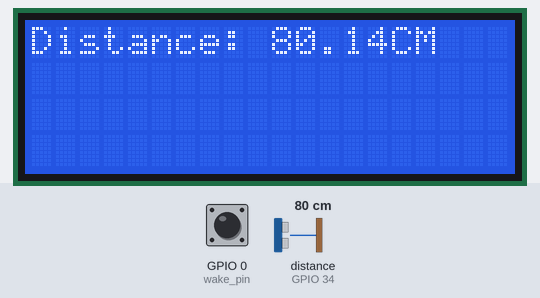
A program run on a simulated ESP32 board running MicroPython. On the bench: 20×4 character LCD. Inputs (shaded band) come from the test bench; at power-on: distance to the obstacle (sensor on GPIO 34) 80 cm, GPIO 0 (wake_pin) HIGH. Deep sleep restarts the program when it ends; library files of the repository ran but are not shown: hcsr04.py, gpio_lcd.py.

Above: at 1.2 s.
1.3 s: distance to the obstacle (sensor on GPIO 34) set to 96 cm
At 2.9 s:
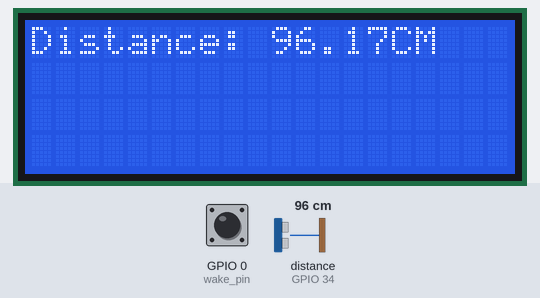
5.4 s: distance to the obstacle (sensor on GPIO 34) set to 104 cm
At 7.1 s:
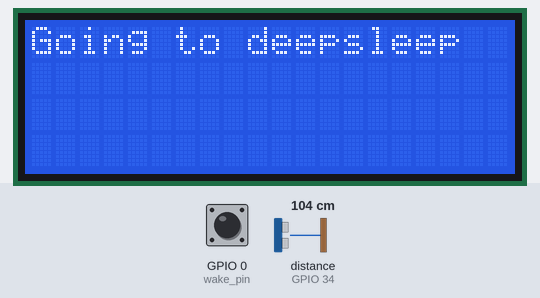
At 8.0 s:
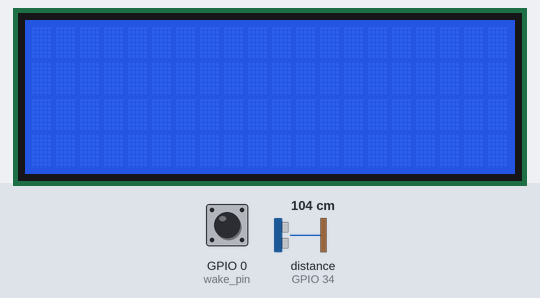
Timing chart, 0 to 9.5 s (numbered marks = the images above; inputs shaded):
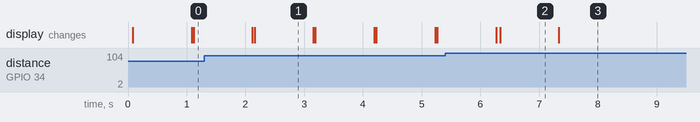

The program:

oevelse2.3.py
```python
from hcsr04 import HCSR04
from gpio_lcd import GpioLcd
import uasyncio as asyncio
from machine import Pin, deepsleep
import esp32
"""Øvelse 2.3 Lav et program der viser distance på
Educaboardets LCD display, og opdaterer hvert sekund.
Når distancen er mere end 100CM skal tekst fjernes fra display.
ESP32 skal derefter printe en besked på LCD om at den vil gå i deepslep,
og derefter gå i deepsleep. Den skal først vågne igen
når der trykkes på en af trykknapperne..
"""
lcd = GpioLcd(rs_pin=Pin(27), enable_pin=Pin(25),
                  d4_pin=Pin(33), d5_pin=Pin(32),
                  d6_pin=Pin(21), d7_pin=Pin(22),
                  num_lines=4, num_columns=20)

ultrasonic = HCSR04(15, 34)
wake_pin = Pin(0, Pin.IN, Pin.PULL_UP)
esp32.wake_on_ext0(pin = wake_pin, level=esp32.WAKEUP_ALL_LOW)
async def lcd_show_distance():
    while True:
        lcd.clear()
        distance = ultrasonic.distance_cm()
        lcd.putstr(f"Distance: {distance:.2f}CM")
        if distance > 100:
            lcd.clear()
            lcd.putstr("Going to deepsleep")
            await asyncio.sleep_ms(1000)
            lcd.clear()
            deepsleep()
        await asyncio.sleep_ms(1000)

loop = asyncio.new_event_loop()
loop.create_task(lcd_show_distance())
loop.run_forever()
```

Measured:
- the behaviour switches between 99 and 100 cm on distance to the obstacle (sensor on GPIO 34) (found by bisection; images 1 and 2)
- after the input at 1.3 s, the display: first differs from a run without the input after 0.85 s (image 1)
- what the display in image 1 shows lasts 1.0 s, from 2.2 s to 3.2 s
